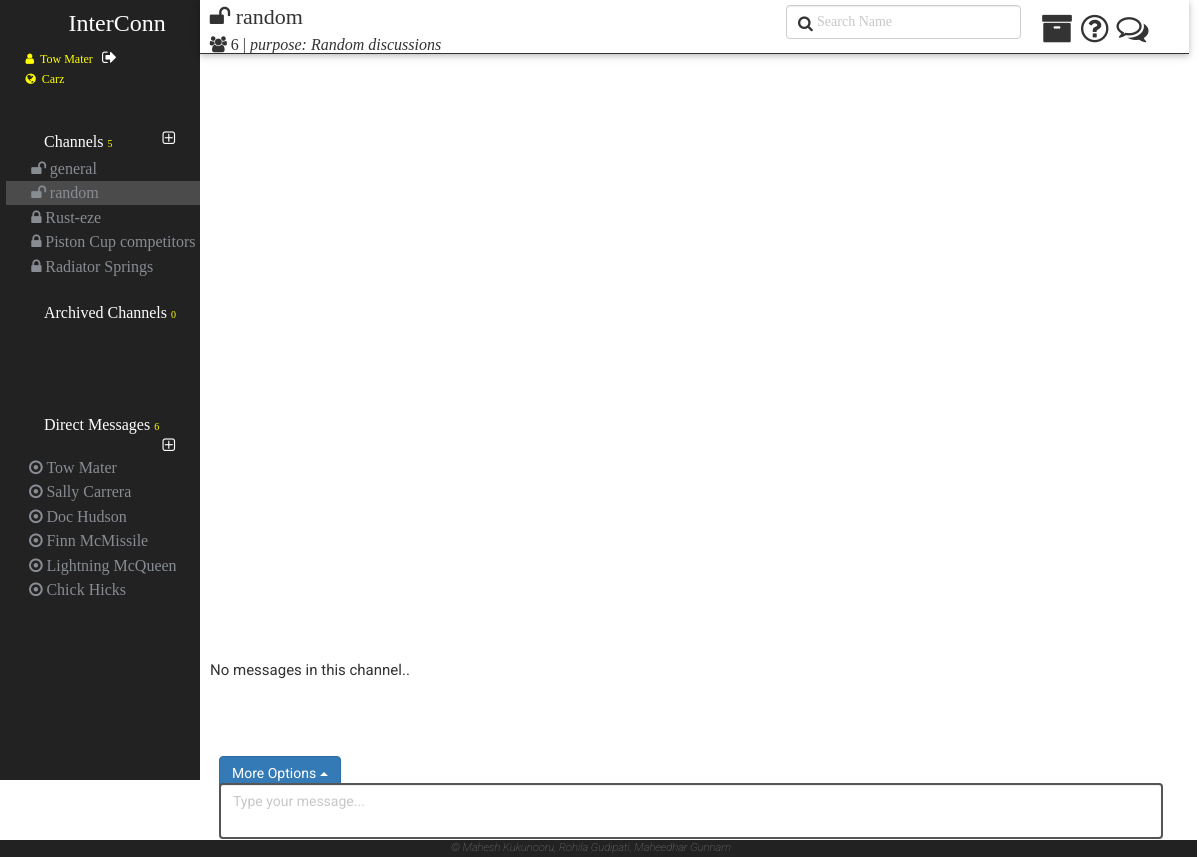
/HomePage.php?channel=4 (signed in), run on an earlier commit of the app's database.
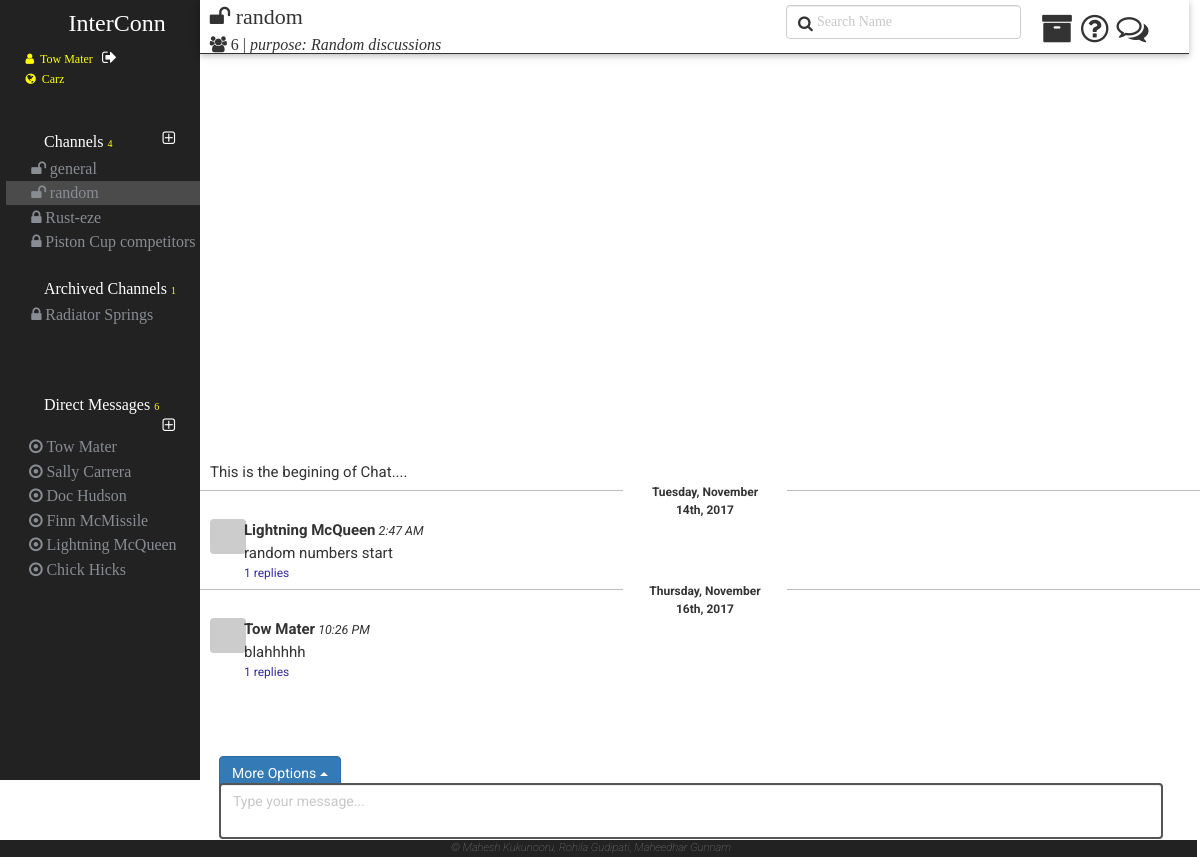
And on a later commit of the database.
### tables this page shows
CREATE TABLE IF NOT EXISTS `channel` (
  `channel_id` bigint(20) NOT NULL,
  `channel_name` text NOT NULL,
  `type` varchar(50) NOT NULL,
  `purpose` text NOT NULL,
  `created_by` bigint(20) NOT NULL,
  `created_at` timestamp NOT NULL DEFAULT CURRENT_TIMESTAMP ON UPDATE CURRENT_TIMESTAMP,
  `is_archive` int(11) NOT NULL DEFAULT '0'
);

CREATE TABLE IF NOT EXISTS `user` (
  `user_id` bigint(20) NOT NULL,
  `user_name` varchar(50) NOT NULL,
  `first_name` varchar(50) NOT NULL,
  `last_name` varchar(50) NOT NULL,
  `email_id` varchar(50) NOT NULL,
  `profile_pic` varchar(150) NOT NULL DEFAULT './images/0.jpeg',
  `password` varchar(150) NOT NULL,
  `phone_number` varchar(10) NOT NULL,
  `what_i_do` varchar(150) NOT NULL,
  `status` varchar(150) NOT NULL,
  `status_emoji` bigint(20) DEFAULT NULL,
  `skype` varchar(150) NOT NULL
);

CREATE TABLE IF NOT EXISTS `message` (
  `message_id` bigint(20) NOT NULL,
  `created_by` bigint(20) NOT NULL,
  `created_at` timestamp NOT NULL DEFAULT CURRENT_TIMESTAMP,
  `message_place` bigint(20) NOT NULL,
  `content` text NOT NULL,
  `is_threaded` int(11) NOT NULL DEFAULT '0',
  `is_active` int(11) NOT NULL DEFAULT '0',
  `edited_at` timestamp NOT NULL DEFAULT '0000-00-00 00:00:00',
  `has_shared_content` int(11) NOT NULL DEFAULT '0',
  `is_specialmessage` int(11) NOT NULL DEFAULT '0',
  `code_type` int(11) NOT NULL DEFAULT '0'
);

### HomePage.php (the view, shortened to what the changed rows need)
<?php
	include_once "./services/WebService.php";
	include_once "./services/MainMessages.php";
	if($_SESSION['loggedIn'])
	{
		$web_service = new WebService();
    $userDetails = json_decode($web_service->getUserDetails($_SESSION['userid']));
    $workspaceDetails = json_decode($web_service->getWorkspaceDetails($_SESSION['userid']));
    $workspaceName=$workspaceDetails[0]->workspace_name;
    $workspaceid=$workspaceDetails[0]->workspace_id;
    $workspaceCreatorId=$workspaceDetails[0]->created_by;
	$is_admin=0;
	if($workspaceCreatorId==$_SESSION['userid']){
        $is_admin=1;
    }
    $channelDetails = json_decode($web_service->getChannelsDetails($_SESSION['userid'],$workspaceid,$is_admin));
    $directMessagesDetails = json_decode($web_service->getDirectMessagesDetails($workspaceDetails[0]->workspace_id));
  	$channelstr='';
   	$archiveChannelstr='';
   	$directMessagestr='';
   	$channelCount=0;
   	$archieveChannelCount=0;
		if ($channelDetails!='')
		{
           foreach($channelDetails as $channel)
           {
           		if($channel->is_archive==0)
           		{
	                if($channel->channel_id==$_GET["channel"])
					{
	                    $channelstr.='<li class="active currentChannel">';
					}
	                else
	                    $channelstr.='<li class="active">';
	                if($channel->type=='private')
	                    $channelstr.=' <a href="./HomePage.php?channel='.$channel->channel_id.'"><span class="channelPrivacyLevel"><i class="fa fa-lock"></i></span><span class="'.$channel->channel_id.'" >'.htmlspecialchars($channel->channel_name).'</span></a>';
	                else
	                    $channelstr.='<a href="./HomePage.php?channel='.$channel->channel_id.'"><span class="channelPrivacyLevel"><i class="fa fa-unlock"></i></span><span class="'.$channel->channel_id.'" >'.htmlspecialchars($channel->channel_name).'</span></a>';
	                $channelstr.='</li>';
	                $channelCount+=1;
	            }
	            else if($channel->is_archive==1)
	            {
	            	if($channel->channel_id==$_GET["channel"])
					{
	                    $archiveChannelstr.='<li class="active currentChannel">';
						$flag=1;
					}
	                else
	                    $archiveChannelstr.='<li class="active">';
	                if($channel->type=='private')
	                    $archiveChannelstr.=' <a href="./HomePage.php?channel='.$channel->channel_id.'"><span class="channelPrivacyLevel"><i class="fa fa-lock"></i></span><span class="'.$channel->channel_id.'" >'.htmlspecialchars($channel->channel_name).'</span></a>';
	                else
	                    $archiveChannelstr.='<a href="./HomePage.php?channel='.$channel->channel_id.'"><span class="channelPrivacyLevel"><i class="fa fa-unlock"></i></span><span class="'.$channel->channel_id.'" >'.htmlspecialchars($channel->channel_name).'</span></a>';
	                $archiveChannelstr.='</li>';
	                $archieveChannelCount+=1;
	            }
           }
        }
		if ($directMessagesDetails!='')
		{
           foreach($directMessagesDetails as $directMessage)
           {
                $directMessagestr.=' <li touserid="" class="active"><a href="#"> <span class="channelPrivacyLevel"><i class="fa fa-dot-circle-o"></i></span><span class="" >'.htmlspecialchars($directMessage->first_name).' '.htmlspecialchars($directMessage->last_name).'</span></a></li>';
           }
        }
	}
?>
<html lang="en">
	<head>
        <link rel="stylesheet" href="./scripts/select2/select2.css">
		<link rel="stylesheet" href="https://maxcdn.bootstrapcdn.com/bootstrap/3.3.7/css/bootstrap.min.css">
		<link rel="stylesheet" href="./CSS/home_site.css">
		<link rel="stylesheet" href="./Assets/w3.css">
		<link rel="stylesheet" href="https://cdnjs.cloudflare.com/ajax/libs/font-awesome/4.7.0/css/font-awesome.min.css">
        <link rel="stylesheet" href="https://code.getmdl.io/1.1.3/material.orange-indigo.min.css">
        <link rel="stylesheet" href="CSS/main_lc.css">
	</head>
	<body>
	<div class="container-fluid">
		<div class="row">
			<div class="col-xs-2 verticle_navbar_HP">
				<div class="row menu_leftMain_HP">
					<div class="row leftMenuContentWrapper_HP" >
						<div class="row loginDetails">
							<span class="loggedIn_user" id='<?php  echo $userDetails[0]->user_id ?>' title='<?php
                            if($is_admin){
                                echo "Welcome Admin";
                            }else{
                                echo "Welcome ".htmlspecialchars($userDetails[0]->first_name).' '.htmlspecialchars($userDetails[0]->last_name);
                            }
                            ?>'><i class="fa fa-user"></i>&nbsp;&nbsp;<?php  echo htmlspecialchars($userDetails[0]->first_name).' '.htmlspecialchars($userDetails[0]->last_name); ?>
                                <a class="signOut" href="./index.php?status=signout" title="Sign Out">
                                </a></span>
                            <br>
							<span class="loggedIn_workspace" id=<?php echo '"'.$workspaceid.'"';?>><i class="fa fa-globe"></i>&nbsp;&nbsp;<?php  echo htmlspecialchars($workspaceName); ?></span> <br>
						</div>
						<div class="row channelsContainer_menu_HP">
							<div class="row categoryTitle_HP channelTitle"> <div class="col-xs-10"> Channels <span class="noOfChannels_HP numberCount_badge"><?php echo $channelCount;?></span>
                                    <i class="fa fa-plus-square-o   pull-right createNewChannelIcon" title="Add new channel"></i> </div>
                            </div>
							<ul class="row nav navbar-nav channels_UL_List">
								<?php echo $channelstr;?>
						    </ul>
						</div>
						<div class="row archieveChannelsContainer_menu_HP">
							<div class="row categoryTitle_HP channelTitle"> <div class="col-xs-12"><span> Archived Channels</span>
                                    <span class="noOfChannels_HP numberCount_badge"><?php echo $archieveChannelCount;?></span></div> </div>
							<ul class=" row nav navbar-nav channels_UL_List">
								<?php echo $archiveChannelstr;?>
						    </ul>
						</div>
						<div class="row directMessageContainer_menu_HP">
							<ul class="nav navbar-nav directmessages_UL_List">
						        <?php echo $directMessagestr;?>
						    </ul>
						</div>
					</div>
				</div>
			</div>
            <div class="col-xs-10 mainContent_HP">
            <div class="row">
                <div class="col-xs-12 regularMessagesWrapper">
                    <div class="row rightContent_wrapper_HP">
                        <div class="messagesList">
                        <?php
                            if(isset($_GET["channel"])){
                                $currentChannelMessages = $web_service->getChannelMessages($_GET["channel"],-1);
                                echo constructMessagesDiv($currentChannelMessages);
                            }
                        ?>
                        </div>
                    </div>
                </div>
            </div>
		</div>
            </div>
		</div>
    <link rel="stylesheet"
          href="//cdnjs.cloudflare.com/ajax/libs/highlight.js/9.12.0/styles/color-brewer.min.css">
	</body>
</html>

### services/MainMessages.php (shortened to what the changed rows need)
<?php
function constructMessagesDiv($messageStr)
{
    $web_service = new WebService();
  $currentChannelMessages = json_decode($messageStr);
  $msgStr='';
  $prevdate='';
  $prevUser='';
  $prevTime='';
  if ($currentChannelMessages!=null)
  {
    $remainingMessages= $currentChannelMessages->messageCount;
    $lastmessageid= $currentChannelMessages->lastmessageid;
    if($remainingMessages==0)
      echo '<div>This is the begining of Chat....</div>';
    else if($remainingMessages>0)
      echo '<div class="oldMessages" id='.$lastmessageid.'><a>Loading more Messages...</a></div>';
    $currentChannelMessages=$currentChannelMessages->messages;
      foreach ($currentChannelMessages as $message)
      {
          $currentDate=$web_service->getFormatDate($message->created_at);
          $currentTime=$web_service->getFormatTime($message->created_at);
          if($prevUser=='' && $prevTime=='')
          {
              if($prevdate!=$currentDate)
              {
                  $msgStr.='<div class="row dayDividerWrapper"><div class="daySeperatorLine col-xs-5 pull-left"> </div><div class="dayDividerText col-xs-2">'.$currentDate.'</div><div class="daySeperatorLine col-xs-5 pull-right"> </div></div>';
                  $prevdate=$currentDate;
              }
              $msgStr.='<div class="row messageSet"><div class="col-xs-1 userPic">';
              if($message->profile_pic_pref==1)
              {
                $msgStr.='<div class="defUserPic profilePic" style="background-image:url('.get_gravatar($message->email_id) .') !important;background-size: 36px 36px !important;">';
              }
              $msgStr.='</div></div><div class="col-xs-11 message"><div class="message_header" userid="'. $message->user_id .'" ><b>';
              $msgStr.=htmlspecialchars($message->first_name);
              $msgStr.=' '.htmlspecialchars($message->last_name).'</b><span class="message_time"> ';
              $msgStr.=$currentTime;
              $msgStr.='</span></div>';
              $dynamicClassNameWithId = "messagewithid_".$message->message_id;
              $msgStr.='<div class="message_body '.$dynamicClassNameWithId.'" id="'.$message->message_id.'">';
              $msgStr.= messageContentHelper ($message);
              $msgStr.='<div class="msg_reactionsec">';
                  if($message->is_threaded==1)
                  {
                      $thread=$message->threads->threadCount;
                      $msgStr.="<div class='repliescount' title='view thread'><a href='#'><span>".$thread.'</span> replies'."</a></div>";
                  }
                  $msgStr.=' </div></div>';
              $prevUser=$message->first_name;
              $prevTime=$currentTime;
          }
          else if($prevUser!=$message->first_name || $prevTime!=$currentTime)
          {
              $msgStr.='</div></div>';
              if($prevdate!=$currentDate)
              {
                  $msgStr.='<div class="row dayDividerWrapper"><div class="daySeperatorLine col-xs-5 pull-left"> </div><div class="dayDividerText col-xs-2">'.$currentDate.'</div><div class="daySeperatorLine col-xs-5 pull-right"> </div></div>';
                  $prevdate=$currentDate;
              }
              $msgStr.='<div class="row messageSet"><div class="col-xs-1 userPic">';
              if($message->profile_pic_pref==1)
              {
                $msgStr.='<div class="defUserPic profilePic" style="background-image:url('.get_gravatar($message->email_id) .') !important;background-size: 36px 36px !important;">';
              }
              $msgStr.='</div></div><div class="col-xs-11 message"><div class="message_header" userid="'. $message->user_id .'" ><b>';
              $msgStr.=htmlspecialchars($message->first_name);
              $msgStr.=' '.htmlspecialchars($message->last_name).'</b><span class="message_time"> ';
              $msgStr.=$currentTime;
              $msgStr.='</span></div>';
              $dynamicClassNameWithId = "messagewithid_".$message->message_id;
              $msgStr.='<div class="message_body '.$dynamicClassNameWithId.'" id="'.$message->message_id.'">';
              $msgStr.= messageContentHelper ($message);
              $msgStr.='<div class="msg_reactionsec">';
                if($message->is_threaded==1)
                {
                    $thread=$message->threads->threadCount;
                    $msgStr.="<div class='repliescount' title='view thread'><a href='#'><span>".$thread.'</span> replies'."</a></div>";
                }
                $msgStr.=' </div></div>';
              $prevUser=$message->first_name;
              $prevTime=$currentTime;
          }
      }
      $msgStr.='</div></div>';
  }
  else
  {
      $msgStr="<div>No messages in this channel..</div>";
  }
  echo $msgStr;
}
function get_gravatar( $email) {
    $url = 'https://www.gravatar.com/avatar/';
    $url .= md5( strtolower( trim( $email ) ) );
    $url .= "?s=80&r=g";
    return $url;
}
function messageContentHelper($message){
    $codeSnippLanguagesArr=["html","javascript","python","php"];
    $msgContent ="";
    if($message->is_specialmessage == 2){
        $msgContent= '<div class="msg_content"><div class="well"><pre><code class="'.$codeSnippLanguagesArr[ $message->code_type].'">'.htmlspecialchars($message->content).'</code></pre></div></div>';
    }
    else{
        $msgContent= '<div class="msg_content">'.htmlspecialchars($message->content).'</div>';
    }
    return $msgContent;
}
?>

What changed in the data, as far as the page shows it:
changed channel "Radiator Springs": is_archive 0 → 1 (drawn)
added message: created_at "Tuesday, November 14th, 2017", value "Lightning 2:47 AM", last_name "McQueen", content "random numbers start", $thread "1"
added message: created_at "Thursday, November 16th, 2017", value "Tow 10:26 PM", last_name "Mater", content "blahhhhh", created_by.profile_pic_pref "1"
Also different on the page:
$channelCount: "5" → "4"
$archieveChannelCount: "0" → "1"
text no longer shown: "No messages in this channel.."
text now shown: "This is the begining of Chat...."
